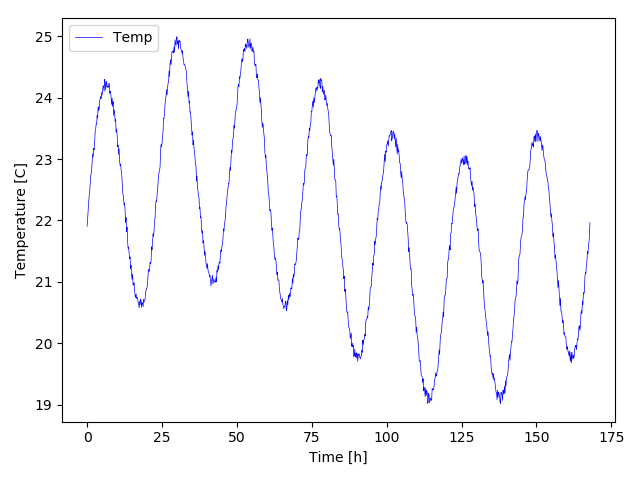

Python code for this plot:
# -*- coding: utf-8 -*-
import config_app
import portable_constants
import portable_simuliert_tagesmodell_SKIP as portable_simuliert_tagesmodell

def run1(objTagesmodell, strFilename, iTimeEnd_ms, iTimeIncrement_ms, iX_ms, strX_ms):
  import pyplot

  objCurveTemp = pyplot.Curve('Temp', 'blue')

  for iTime_ms in range(0, iTimeEnd_ms, iTimeIncrement_ms):
    fTemp_C = objTagesmodell.get_fTemp_C(iTime_ms)
    objCurveTemp.point(iTime_ms/float(iX_ms), fTemp_C)

  plot = pyplot.Plot('Time [%s]' % strX_ms)
  plot.PlotY1('Temperature [C]', objCurveTemp)
  plot.PlotSave(strFilename)

def run():
  run1(portable_simuliert_tagesmodell.Tagesmodell(), 'simulation_test_tagesmodell.png',
        iTimeEnd_ms=portable_constants.WEEK_MS,
        iTimeIncrement_ms=10*portable_constants.MINUTE_MS,
        iX_ms=portable_constants.HOUR_MS, strX_ms='h')

  config_app.iExperimentDuration_ms = 10000
  listTemperatures_ms = (
    (0, 19.0),
    (int(0.1*config_app.iExperimentDuration_ms), 21.0),
    (int(0.5*config_app.iExperimentDuration_ms), 22.0),
    (int(0.7*config_app.iExperimentDuration_ms), 19.0),
  )
  iTimeEnd_ms = int(1.1*config_app.iExperimentDuration_ms)

  run1(portable_simuliert_tagesmodell.TagesmodellList(listTemperatures_ms), 'simulation_test_tagesmodell_simple.png',
       iTimeEnd_ms=iTimeEnd_ms, iTimeIncrement_ms=100,
       iX_ms=1, strX_ms='ms')

if __name__ == "__main__":
  run()
